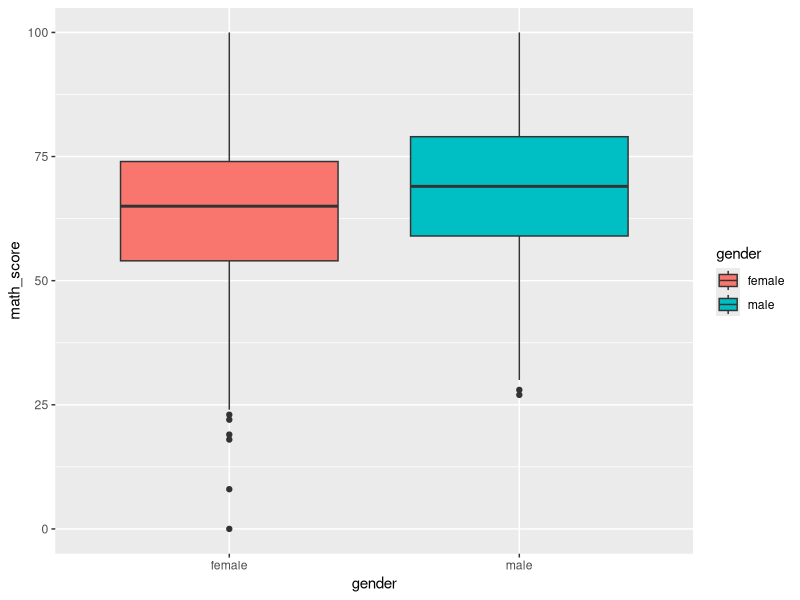
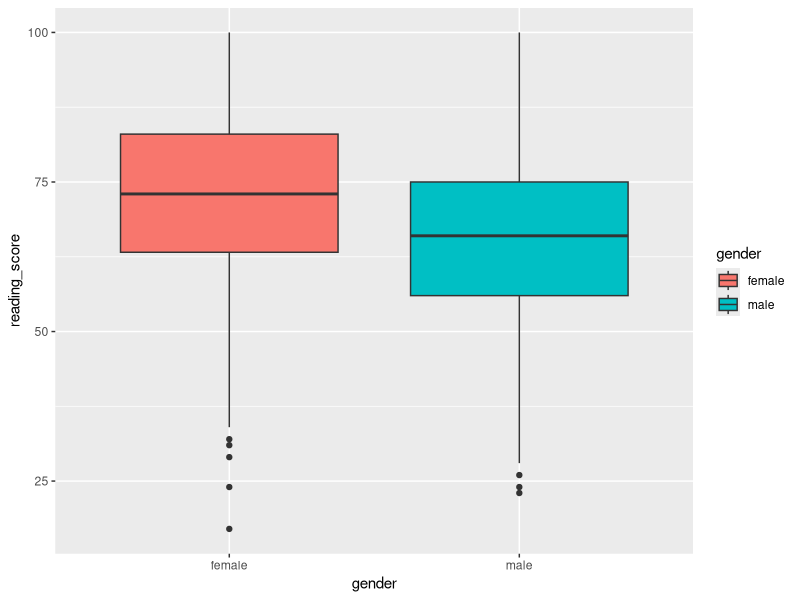

The R source for these figures, in order:
## ---- chunk 1
knitr::opts_chunk$set(echo = FALSE, message=F)
## ---- chunk 2

# At the beginning of a chunk, you will often see "library(xxxxxx)". It indicates that a package has been loaded. Different packages perform different operations. For example, the package "readr" allows R to read the CSV file into a dataframe.

# We want to call this dataframe "students_performance". 

# Exercise:

# Uncomment the code below and insert the name of the dataframe in the spaces demarcated with XXXX.
# You can run the code chunk to see if it works and have a look at the output without knitting the whole document. Once you have added the dataframe name to the code, click on the little green arrow on the top right of the code block, try and see what happens. 

library(knitr)
library(readr)

students_performance <- read_csv("rmarkdown_intro_data/StudentsPerformance.csv")

## ---- chunk 3

library(tidyverse)
library(ggplot2)

students_performance %>%
   ggplot2::ggplot(aes(gender, math_score, fill=gender)) +
   geom_boxplot()

## ---- chunk 4

 library(tidyverse)

 students_performance %>%
   ggplot2::ggplot(aes(gender, reading_score, fill=gender)) +
   geom_boxplot()

## ---- chunk 5
library(tidyverse)

students_perf_table <- students_performance %>%
  group_by(gender) %>%
  summarise(math_mean = mean(math_score), read_mean = mean(reading_score))

## ---- chunk 6
library(knitr)


kable(students_perf_table, col.names = c("Gender", "Math score", "Reading score"), caption = "Average  amth and reading score by gender")

